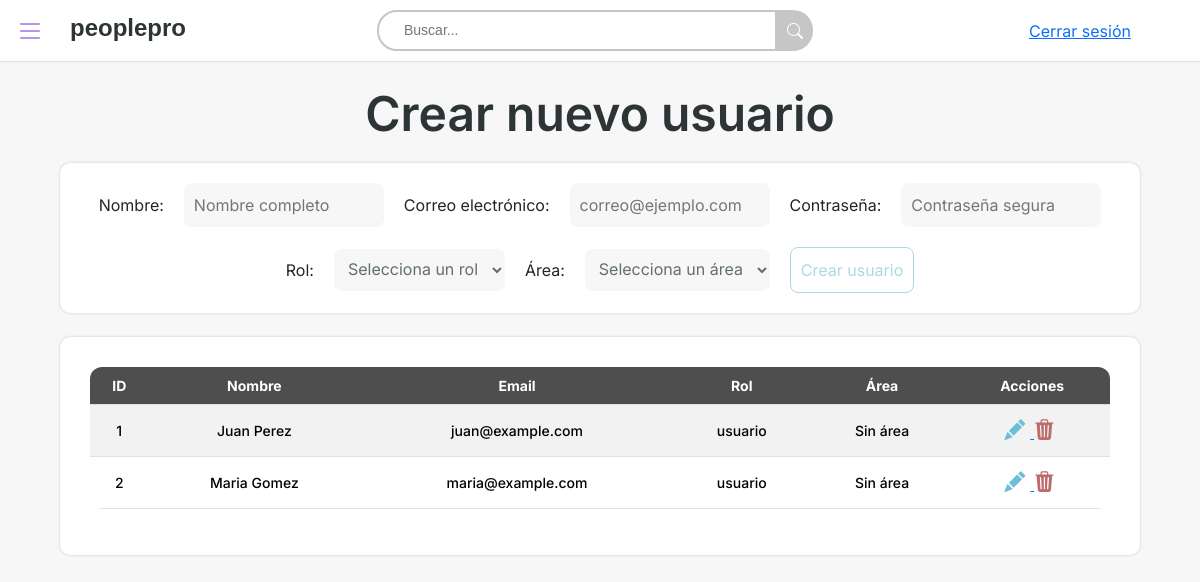
The page /public/index.php?action=usuario on the database as committed earlier.
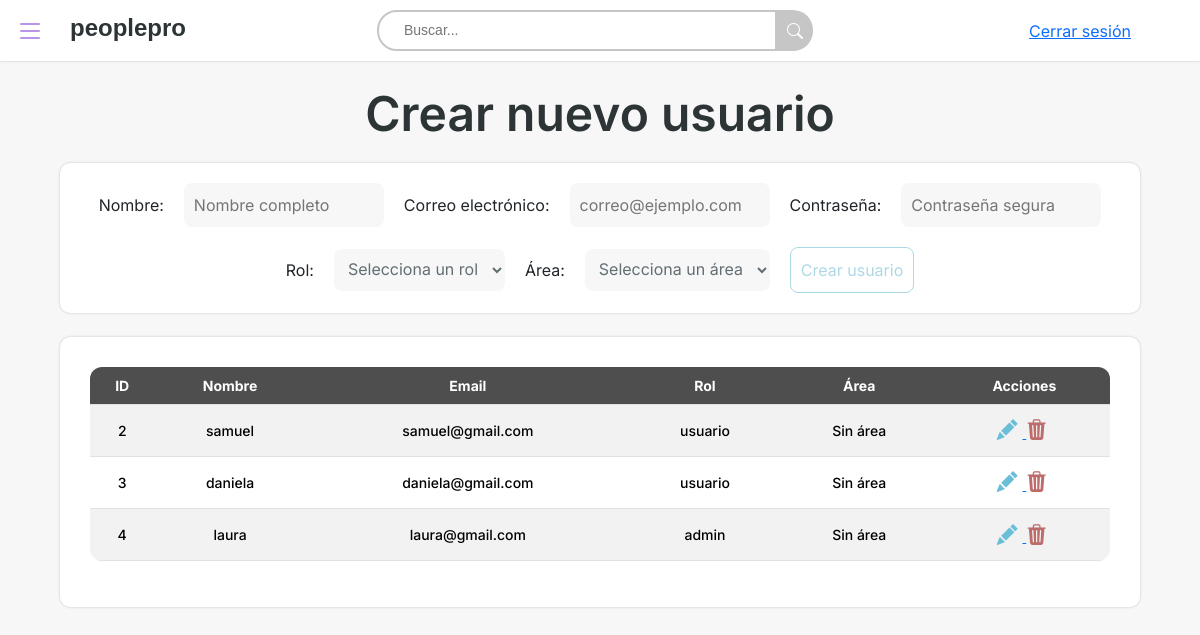
The same page on the database as committed later.
### tables this page shows
CREATE TABLE `users` (
  `id` int(11) NOT NULL,
  `nombre` varchar(100) NOT NULL,
  `email` varchar(100) NOT NULL,
  `password` varchar(255) NOT NULL,
  `rol` enum('usuario','admin') NOT NULL DEFAULT 'usuario',
  `area_id` int(11) DEFAULT NULL,
  `created_at` timestamp NOT NULL DEFAULT current_timestamp(),
  `updated_at` timestamp NOT NULL DEFAULT current_timestamp() ON UPDATE current_timestamp()
);

### models/Usuario.php (called while the page is built, shortened)
<?php
require_once __DIR__ . '/../config/database.php';
class Usuario {
    private $conn;
    public function __construct() {
        $db = new Database();
        $this->conn = $db->connect();
    }
    public function obtenerTodosConArea() {
        $stmt = $this->conn->prepare("
            SELECT u.*, a.nombre AS nombre_area
            FROM users u
            LEFT JOIN areas a ON u.area_id = a.id
        ");
        $stmt->execute();
        return $stmt->fetchAll(PDO::FETCH_ASSOC);
    }
}

### config/database.php (called while the page is built, shortened)
<?php
class Database {
    private $host = "localhost";
    private $db_name = "peoplepro";
    private $username = "root";
    private $password = "";
    public function connect() {
        $this->conn = null;
        try {
            $this->conn = new PDO("mysql:host=$this->host;dbname=$this->db_name", $this->username, $this->password);
            $this->conn->setAttribute(PDO::ATTR_ERRMODE, PDO::ERRMODE_EXCEPTION);
        } catch (PDOException $e) {
            die("Error en la conexión: " . $e->getMessage());
        }
        return $this->conn;
    }
}

### core/controller.php (called while the page is built, shortened)
<?php
class Controller {
    public function view($view, $data = []) {
        extract($data);
        require_once __DIR__ . '/../views/' . $view . '.php';
    }
}

### controllers/UsuarioController.php (called while the page is built, shortened)
<?php
require_once __DIR__ . '/../core/Controller.php';
require_once __DIR__ . '/../models/Usuario.php';
class UsuarioController extends Controller {
    private $userModel;
    public function __construct() {
        $this->userModel = new Usuario();
    }
    public function index() {
        $usuarios = $this->userModel->obtenerTodosConArea();
        $areas = $this->userModel->obtenerAreas();
        $this->view('usuarios/index', ['usuarios' => $usuarios, 'areas' => $areas]);
    }
}

### views/usuarios/index.php (the view, shortened to what this page needs)
<!DOCTYPE html>
<html lang="es">
<head>
    <link rel="stylesheet" href="https://cdn.jsdelivr.net/npm/bootstrap@5.3.6/dist/css/bootstrap.min.css">
    <link rel="stylesheet" href="https://cdn.jsdelivr.net/npm/bootstrap-icons@1.13.1/font/bootstrap-icons.min.css">
    <link rel="stylesheet" href="https://cdn.datatables.net/responsive/3.0.4/css/responsive.bootstrap5.css">
    <link rel="stylesheet" href="https://cdn.datatables.net/buttons/3.2.3/css/buttons.dataTables.css">
    <link rel="stylesheet" href="https://cdn.datatables.net/2.3.2/css/dataTables.dataTables.css" />
    <link rel="stylesheet" href="/peoplepro/public/css/nav.css">
    <link rel="stylesheet" href="/peoplepro/public/css/usuario.css">
    <link rel="stylesheet" href="/peoplepro/public/css/fondo.css">
</head>
<body>
<header class="header">
        <div class="izquierda">
            <button class="menu-hamburguesa">
                <span class="linea"></span>
                <span class="linea"></span>
                <span class="linea"></span>
            </button>
            <div id="logo"></div>
        </div>
        <form action="#" class="buscador">
        <input type="text" placeholder="Buscar..." class="input-buscador">
        <button type="submit" class="buscador-icono"><i class="bi bi-search"></i></button>
        </form>
        <div class="derecha">
            <a href="index.php?action=logout">Cerrar sesión</a>
        </div>
    </header>
    <br>
        <h2 class="titulo-usuario">Crear nuevo usuario</h2>
    <form method="POST" action="/peoplepro/public/index.php?action=usuario&method=crear" class="formulario-usuario">
        <label for="nombre">Nombre:</label>
        <input type="text" id="nombre" name="nombre" placeholder="Nombre completo" required>
        <label for="email">Correo electrónico:</label>
        <input type="email" id="email" name="email" placeholder="correo@ejemplo.com" required>
        <label for="password">Contraseña:</label>
        <input type="password" id="password" name="password" placeholder="Contraseña segura" required minlength="6">
        <label for="rol">Rol:</label>
        <select id="rol" name="rol" required>
            <option value="">Selecciona un rol</option>
        </select>
        <label for="area_id">Área:</label>
        <select id="area_id" name="area_id" required>
            <option value="">Selecciona un área</option>
        </select>
        <button type="submit">Crear usuario</button>
    </form>
<br>
    <main class="main-usuario">
        <table id="myTable" class="table table-striped nowrap responsive">
            <thead>
                <tr>
                    <th>ID</th>
                    <th>Nombre</th>
                    <th>Email</th>
                    <th>Rol</th>
                    <th>Área</th>
                    <th>Acciones</th>
                </tr>
            </thead>
            <tbody>
                <?php if (!empty($data['usuarios'])): ?>
                    <?php foreach ($data['usuarios'] as $usuario): ?>
                        <tr>
                            <td><?= htmlspecialchars($usuario['id']) ?></td>
                            <td><?= htmlspecialchars($usuario['nombre']) ?></td>
                            <td><?= htmlspecialchars($usuario['email']) ?></td>
                            <td><?= htmlspecialchars($usuario['rol']) ?></td>
                            <td><?= htmlspecialchars($usuario['area_nombre'] ?? 'Sin área') ?></td>
                            <td>
                                <a title="Editar" href="/peoplepro/public/index.php?action=usuario&method=editar&id=<?= $usuario['id'] ?>">
                                    <i class="bi bi-pencil-fill"></i>
                                </a>
                                <a title="Eliminar" href="/peoplepro/public/index.php?action=usuario&method=eliminar&id=<?= $usuario['id'] ?>" onclick="return confirm('¿Estás seguro de eliminar este usuario?')">
                                    <i class="bi bi-trash3-fill"></i>
                                </a>
                            </td>
                        </tr>
                    <?php endforeach; ?>
                <?php else: ?>
                    <tr><td colspan="6">No hay usuarios registrados.</td></tr>
                <?php endif; ?>
            </tbody>
        </table>
    </main>
</body>
</html>

### public/index.php (shortened to what this page needs)
<?php
$action = $_GET['action'] ?? 'landing';
$method = $_GET['method'] ?? 'index';
$id = $_GET['id'] ?? null;
$controllerName = ucfirst($action) . 'Controller';
$controllerFile = __DIR__ . '/../controllers/' . $controllerName . '.php';
if (file_exists($controllerFile)) {
    if (class_exists($controllerName)) {
        $controller = new $controllerName();
        if (method_exists($controller, $method)) {
            if ($id !== null) {
                $controller->$method($id);
            } else {
                $controller->$method();
            }
        } else {
            echo "Error: El método '$method' no existe en el controlador '$controllerName'.";
        }
    } else {
        echo "Error: La clase '$controllerName' no fue encontrada.";
    }
} else {
    echo "Error: El archivo del controlador '$controllerFile' no existe.";
}

### public/css/nav.css (style rules this page uses)
@media (prefers-color-scheme: light) { :root { --fondo: #F7F7F8; --fondo-header: #ffffff; --texto-primario: #2D3436; --texto-secundario: #636E72; --color-logo: #2D3436; --color-icono-menu: #b895e6; --box-shadow: #bdc2c4 0px 0px 2.5px; --color-buscador:#C6C6C6; } }
* { margin: 0; padding: 0; box-sizing: border-box; font-family: "Inter", sans-serif; }
body { background-color: var(--fondo); }
.header { background-color: var(--fondo-header); padding: 10px; display: flex; align-items: center; justify-content: space-between; width: 100%; height: auto; box-shadow: var(--box-shadow); position: sticky; }
.izquierda { display: flex; align-items: center; justify-content: center; }
.menu-hamburguesa { display: flex; flex-direction: column; justify-content: center; align-items: center; width: 40px; height: 40px; gap: 5px; cursor: pointer; z-index: 8888; border: none; }
.linea { position: relative; width: 20px; height: 2px; background-color: var(--color-icono-menu); border-radius: 10px; transition: all 0.5s ease-in-out; }
.menu-hamburguesa .linea:nth-child(1), .menu-hamburguesa .linea:nth-child(3) { top: 0; transform: rotate(0deg); }
.menu-hamburguesa .linea:nth-child(2) { opacity: 1; visibility: visible; }
#logo { font-size: 24px; white-space: pre-wrap; padding: 0 5px 5px 0; animation: blink-caret 0.75s step-end infinite; color: var(--color-logo); font-family: "Libre Franklin", sans-serif; font-weight:900; margin-left: 20px; z-index: 7777; width: 150px; }
.buscador { display: flex; justify-content: center; }
.input-buscador { padding: 8px 10px 8px 25px; background-size: 16px 16px; border: 2px solid var(--color-buscador); border-radius: 20px 0 0 20px; font-size: 14px; outline: none; width: 400px; font-family: "Libre Franklin", sans-serif; font-weight: 500; overflow: hidden; color: #3d3f41; }
.buscador-icono { border: none; padding: 6.2px 10px; border-radius: 0 20px 20px 0; background-color: var(--color-buscador); }
.bi-search { color: white; }
.derecha { display: flex; align-items: center; justify-content: center; width: 220px; height: 40px; }
.derecha, .izquierda, .buscador, .menu-hamburguesa, #logo, .nav-lista li, .nav-lista a, .nav-lista { background-color: transparent; box-sizing: border-box; }

### public/css/usuario.css (style rules this page uses)
:root { --primario: #6C5CE7; --fondo-claro:#F7F7F8; --texto-primario: #2D3436; --texto-secundario: #636E72; --box-shadow: #bdc2c4 0px 0px 2.5px; }
* { padding: 0; margin: 0; box-sizing: border-box; font-family: "Inter", sans-serif; }
.titulo-usuario { text-align: center; font-weight: 600; font-size: 3rem; color: var(--texto-primario); margin-bottom: 20px; }
.formulario-usuario { width: 90%; height: auto; padding:20px; box-shadow: var(--box-shadow); margin: 0 auto; border-radius: 10px; display: flex; flex-wrap: wrap; justify-content: center; align-items: center; gap: 20px; background-color: white; overflow: hidden; }
.formulario-usuario input { border: none; border-radius: 8px; background-color: var(--fondo-claro); padding: 10px; width: 200px; }
.formulario-usuario button { border: 1px solid lightblue; background-color: transparent; color: lightblue; border-radius: 8px; padding: 10px; transition: all 0.3s; }
.formulario-usuario select { background-color: var(--fondo-claro); border: none; border-radius: 8px; padding: 10px; color:#636E72; }
.main-usuario { width: 90%; padding: 30px; box-shadow: var(--box-shadow); margin: 0 auto; border-radius: 10px; background-color: white; overflow: hidden; }
#myTable { border-radius: 12px; overflow: hidden; font-family: 'Inter', sans-serif; font-size: 14px; background-color: white; }
#myTable thead th { background-color:rgb(78, 78, 78); color: white; font-weight: bold; text-align: center; }
#myTable tbody td { text-align: center; vertical-align: middle; padding: 10px; font-weight: 500; }
.bi-clipboard-check, .bi-pencil-fill, .bi-trash3-fill { font-size: 1.3rem; margin-right: 5px; }
.bi-trash3-fill { color: rgb(189, 108, 108); }
.bi-pencil-fill { color: rgb(106, 190, 216); }

### public/css/fondo.css (style rules this page uses)
@media (prefers-color-scheme: light) { :root { --fondo: #F7F7F8; --fondo-header: #ffffff; --texto-primario: #2D3436; --texto-secundario: #636E72; --color-logo: #2D3436; } }
* { margin: 0; padding: 0; box-sizing: border-box; font-family: "Inter", sans-serif; }
body { background-color: var(--fondo); }
.header { background-color: var(--fondo-header); }

Rows that differ between the two databases and show on the page:
removed users: id "1", nombre "Juan Perez", email "juan@example.com", rol "usuario", area_nombre "Sin área"
changed users id 2: nombre "Maria Gomez" → "samuel"; email "maria@example.com" → "samuel@gmail.com"
added users: id "3", nombre "daniela", email "daniela@gmail.com", rol "usuario", area_nombre "Sin área"
added users: id "4", nombre "laura", email "laura@gmail.com", rol "admin", area_nombre "Sin área"
